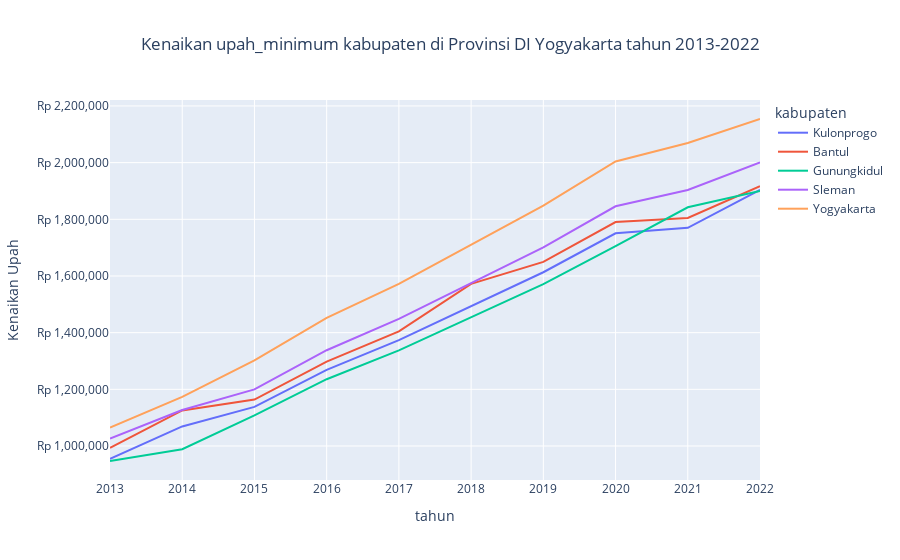

Notebook code cell kept with this figure:
### Code cell
fig = px.line(
        df, x='tahun', y='upah_minimum', color='kabupaten',
        title=f'Kenaikan upah_minimum kabupaten di Provinsi DI Yogyakarta tahun 2013-2022')


fig.update_layout(title_x=0.5) 

# Format the y-axis tick labels
fig.update_layout(yaxis=dict(tickformat=',.0f', tickprefix='Rp ', title='Kenaikan Upah'))


# Display the chart
fig.show()

### Figure 1 — Plotly figure (JSON) as saved in the notebook; plotly's stock layout.template omitted (floating-point values rounded to 4 significant figures)
{"data": [{"hovertemplate": "kabupaten=Kulonprogo<br>tahun=%{x}<br>upah_minimum=%{y}<extra></extra>", "legendgroup": "Kulonprogo", "line": {"color": "#636efa", "dash": "solid"}, "marker": {"symbol": "circle"}, "mode": "lines", "name": "Kulonprogo", "orientation": "v", "showlegend": true, "type": "scatter", "x": [2013, 2014, 2015, 2016, 2017, 2018, 2019, 2020, 2021, 2022], "xaxis": "x", "y": [954339, 1069000, 1138000, 1268870, 1373600, 1493250, 1613200, 1750500, 1770000, 1904275], "yaxis": "y"}, {"hovertemplate": "kabupaten=Bantul<br>tahun=%{x}<br>upah_minimum=%{y}<extra></extra>", "legendgroup": "Bantul", "line": {"color": "#EF553B", "dash": "solid"}, "marker": {"symbol": "circle"}, "mode": "lines", "name": "Bantul", "orientation": "v", "showlegend": true, "type": "scatter", "x": [2013, 2014, 2015, 2016, 2017, 2018, 2019, 2020, 2021, 2022], "xaxis": "x", "y": [993484, 1125500, 1163800, 1297700, 1404760, 1572150, 1649800, 1790500, 1805000, 1916848], "yaxis": "y"}, {"hovertemplate": "kabupaten=Gunungkidul<br>tahun=%{x}<br>upah_minimum=%{y}<extra></extra>", "legendgroup": "Gunungkidul", "line": {"color": "#00cc96", "dash": "solid"}, "marker": {"symbol": "circle"}, "mode": "lines", "name": "Gunungkidul", "orientation": "v", "showlegend": true, "type": "scatter", "x": [2013, 2014, 2015, 2016, 2017, 2018, 2019, 2020, 2021, 2022], "xaxis": "x", "y": [947114, 988500, 1108249, 1235700, 1337650, 1454200, 1571000, 1705000, 1842460, 1900000], "yaxis": "y"}, {"hovertemplate": "kabupaten=Sleman<br>tahun=%{x}<br>upah_minimum=%{y}<extra></extra>", "legendgroup": "Sleman", "line": {"color": "#ab63fa", "dash": "solid"}, "marker": {"symbol": "circle"}, "mode": "lines", "name": "Sleman", "orientation": "v", "showlegend": true, "type": "scatter", "x": [2013, 2014, 2015, 2016, 2017, 2018, 2019, 2020, 2021, 2022], "xaxis": "x", "y": [1026181, 1127000, 1200000, 1338000, 1448385, 1574550, 1701000, 1846000, 1903500, 2001000], "yaxis": "y"}, {"hovertemplate": "kabupaten=Yogyakarta<br>tahun=%{x}<br>upah_minimum=%{y}<extra></extra>", "legendgroup": "Yogyakarta", "line": {"color": "#FFA15A", "dash": "solid"}, "marker": {"symbol": "circle"}, "mode": "lines", "name": "Yogyakarta", "orientation": "v", "showlegend": true, "type": "scatter", "x": [2013, 2014, 2015, 2016, 2017, 2018, 2019, 2020, 2021, 2022], "xaxis": "x", "y": [1065247, 1173300, 1302500, 1452400, 1572200, 1709150, 1848400, 2004000, 2069530, 2153970], "yaxis": "y"}], "layout": {"legend": {"title": {"text": "kabupaten"}, "tracegroupgap": 0}, "title": {"text": "Kenaikan upah_minimum kabupaten di Provinsi DI Yogyakarta tahun 2013-2022", "x": 0.5}, "xaxis": {"anchor": "y", "domain": [0, 1], "title": {"text": "tahun"}}, "yaxis": {"anchor": "x", "domain": [0, 1], "tickformat": ",.0f", "tickprefix": "Rp ", "title": {"text": "Kenaikan Upah"}}}}
